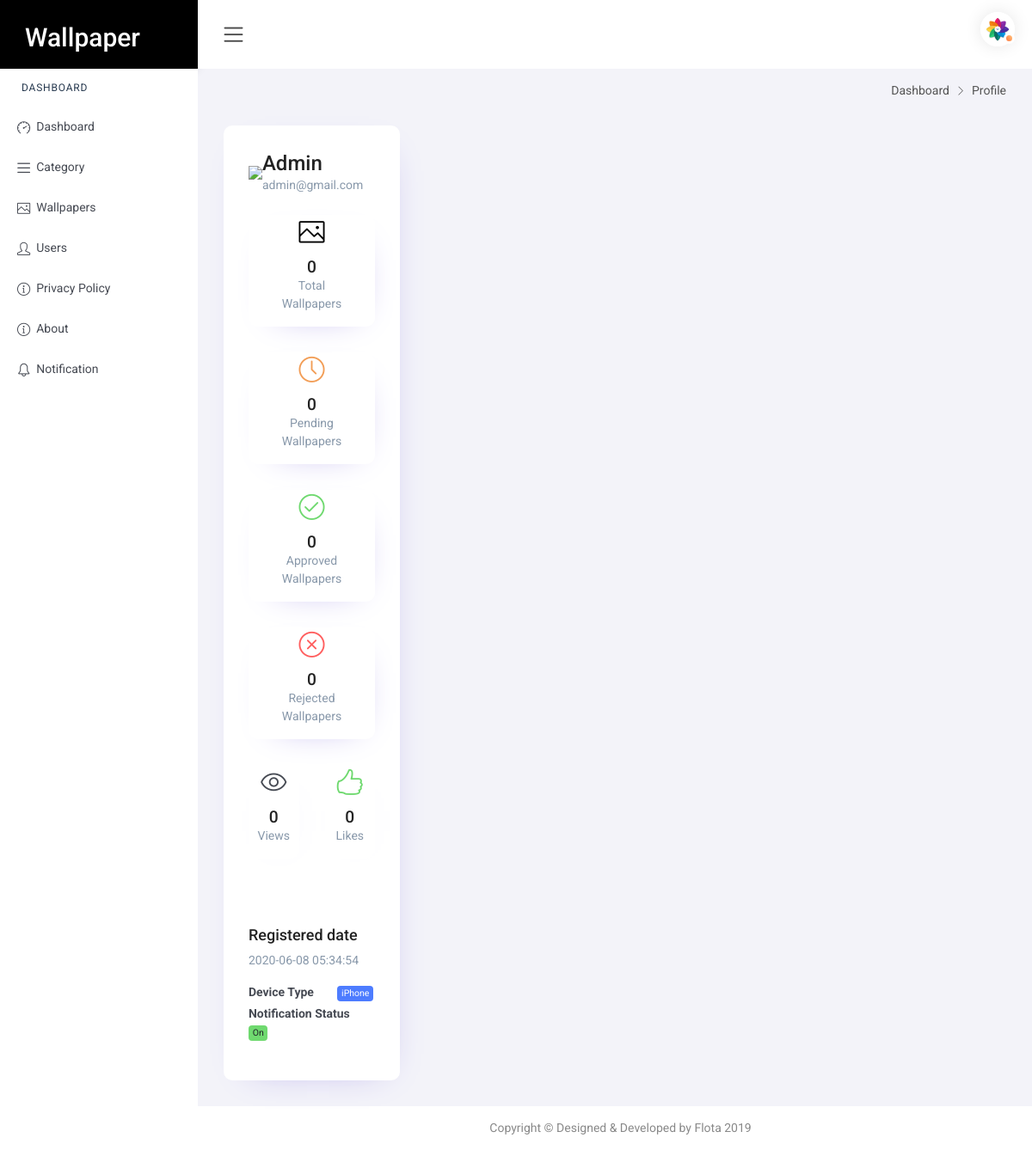
The app's page /profile.php?id=1 (signed in) with its own data.
### tables this page shows
CREATE TABLE `status_users` (
  `id` int(11) NOT NULL,
  `username` varchar(50) NOT NULL,
  `email` varchar(150) NOT NULL,
  `password` varchar(50) NOT NULL,
  `device_type` int(11) NOT NULL COMMENT '1 = Android , 2 = iPhone',
  `device_token` text NOT NULL,
  `role` int(11) NOT NULL,
  `profile_image` varchar(50) NOT NULL,
  `login_token` text NOT NULL,
  `android_key` text NOT NULL,
  `notification_status` int(11) NOT NULL DEFAULT 1 COMMENT '1 = enable , 2 = disable',
  `created_at` timestamp NOT NULL DEFAULT current_timestamp()
);

### profile.php (the view, shortened to what this page needs)
<?php
$database = new Connection();
$db = $database->openConnection();
$stmt = $db->prepare("SELECT * FROM status_users WHERE id='".$_GET['id']."'");
$stmt->execute();
$get_data = $stmt->fetch();
$getWallpapers = $db->prepare("SELECT COUNT(id) AS totalWallpapers FROM status_wallpapers WHERE user_id='".$_GET['id']."'");
$getWallpapers->execute();
$totalWallpapers = $getWallpapers->fetch();
$getPendingWallpapers = $db->prepare("SELECT COUNT(id) AS totalPendingWallpapers FROM status_wallpapers WHERE user_id='".$_GET['id']."' AND status='0'");
$getPendingWallpapers->execute();
$totalPendingWallpapers = $getPendingWallpapers->fetch();
$getApprovalWallpapers = $db->prepare("SELECT COUNT(id) AS totalApprovedWallpapers FROM status_wallpapers WHERE user_id='".$_GET['id']."' AND status='1'");
$getApprovalWallpapers->execute();
$totalApprovedWallpapers = $getApprovalWallpapers->fetch();
$getRejectedWallpapers = $db->prepare("SELECT COUNT(id) AS totalRejectedWallpapers FROM status_wallpapers WHERE user_id='".$_GET['id']."' AND status='2'");
$getRejectedWallpapers->execute();
$totalRejectedWallpapers = $getRejectedWallpapers->fetch();
$getData = $db->prepare("SELECT SUM(likes) AS totalLike,SUM(views) AS totalViews  FROM status_wallpapers WHERE user_id='".$_GET['id']."'");
$getData->execute();
$ttlData = $getData->fetch();
?>
<!DOCTYPE html>
<html lang="en">
<head>
    <link href="css/style.css" rel="stylesheet">
    <link href="plugins/sweetalert/css/sweetalert.css" rel="stylesheet">
</head>
<body>
    <div id="main-wrapper">
        <?php include('inc/header.php'); ?>
        <?php include('inc/sidebar.php'); ?>
        <div class="content-body">
            <div class="row page-titles mx-0">
                <div class="col p-md-0">
                    <ol class="breadcrumb">
                        <li class="breadcrumb-item"><a href="javascript:void(0)">Dashboard</a></li>
                        <li class="breadcrumb-item active"><a href="javascript:void(0)">Profile</a></li>
                    </ol>
                </div>
            </div>
            <div class="container-fluid">
                <div class="row">
                    <div class="col-lg-4 col-xl-3">
                        <div class="card">
                            <div class="card-body">
                                <div class="media align-items-center mb-4">
                                    <?php
                                    if ($get_data['profile_image'] == "") {
                                    ?>
                                        <img src="images/profile/user-avatar.png">
                                    <?php
                                    } else {
                                    ?>
                                        <img class="mr-3" src="images/profile/<?php echo $get_data['profile_image']; ?>" style="border-radius: 50%; width: 80px; height:80px" alt="">
                                    <?php
                                    }
                                    ?>
                                    <div class="media-body">
                                        <h3 class="mb-0"><?php echo $get_data['username']; ?></h3>
                                        <p class="text-muted mb-0"><?php echo $get_data['email']; ?></p>
                                    </div>
                                </div>
                                <div class="row mb-5">
                                    <div class="col">
                                        <div class="card card-profile text-center">
                                            <span class="mb-1 text-primary"><i class="icon-picture"></i></span>
                                            <h3 class="mb-0"><?php echo $totalWallpapers['totalWallpapers']; ?></h3>
                                            <p class="text-muted px-4">Total Wallpapers</p>
                                        </div>
                                    </div>
                                    <div class="col">
                                        <div class="card card-profile text-center">
                                            <span class="mb-1 text-warning"><i class="icon-clock"></i></span>
                                            <h3 class="mb-0"><?php echo $totalPendingWallpapers['totalPendingWallpapers']; ?></h3>
                                            <p class="text-muted px-4">Pending Wallpapers</p>
                                        </div>
                                    </div>
                                    <div class="col">
                                        <div class="card card-profile text-center">
                                            <span class="mb-1 text-success"><i class="icon-check"></i></span>
                                            <h3 class="mb-0"><?php echo $totalApprovedWallpapers['totalApprovedWallpapers']; ?></h3>
                                            <p class="text-muted px-4">Approved Wallpapers</p>
                                        </div>
                                    </div>
                                    <div class="col">
                                        <div class="card card-profile text-center">
                                            <span class="mb-1 text-danger"><i class="icon-close"></i></span>
                                            <h3 class="mb-0"><?php echo $totalRejectedWallpapers['totalRejectedWallpapers']; ?></h3>
                                            <p class="text-muted px-4">Rejected Wallpapers</p>
                                        </div>
                                    </div>
                                    <div class="col">
                                        <div class="card card-profile text-center">
                                            <span class="mb-1 text-dark"><i class="icon-eye"></i></span>
                                            <h3 class="mb-0">
                                                <?php if ($ttlData['totalViews'] == "") {
                                                    echo "0";
                                                } else {
                                                    echo $ttlData['totalViews'];
                                                }
                                                ?>
                                            </h3>
                                            <p class="text-muted">Views</p>
                                        </div>
                                    </div>
                                    <div class="col">
                                        <div class="card card-profile text-center">
                                            <span class="mb-1 text-success"><i class="icon-like"></i></span>
                                            <h3 class="mb-0">
                                                <?php if ($ttlData['totalLike'] == "") {
                                                    echo "0";
                                                } else {
                                                    echo $ttlData['totalLike'];
                                                }
                                                ?>
                                            </h3>
                                            <p class="text-muted">Likes</p>
                                        </div>
                                    </div>
                                </div>
                                <h4>Registered date</h4>
                                <p class="text-muted"><?php echo $get_data['created_at']; ?></p>
                                <ul class="card-profile__info">
                                    <li class="mb-1">
                                        <strong class="text-dark mr-4">Device Type</strong>
                                        <span>
                                            <?php
                                            if ($get_data['device_type'] == "1") {
                                                echo "<span class='badge badge-info'>Android</span>";
                                            } else {
                                                echo "<span class='badge badge-info'>iPhone</span>";
                                            }
                                            ?>
                                        </span>
                                    </li>
                                    <li>
                                        <strong class="text-dark mr-4">Notification Status</strong>
                                        <span>
                                            <?php
                                            if ($get_data['notification_status'] == "1") {
                                                echo "<span class='badge badge-success'>On</span>";
                                            } else {
                                                echo "<span class='badge badge-danger'>Off</span>";
                                            }
                                            ?>
                                        </span>
                                    </li>
                                </ul>
                            </div>
                        </div>
                    </div>
                    <div class="col-lg-8 col-xl-9">
                    </div>
                </div>
            </div>
        </div>
        <?php include('inc/footer.php'); ?>
    </div>
</body>
</html>

### inc/header.php (shortened to what this page needs)
<div class="nav-header">
    <div class="brand-logo">
        <a href="home.php">
            <span class="brand-title">
                <h2 style="color: #fff;">Wallpaper</h2>
            </span>
        </a>
    </div>
</div>
<div class="header">
    <div class="header-content clearfix">
        <div class="nav-control">
            <div class="hamburger">
                <span class="toggle-icon"><i class="icon-menu"></i></span>
            </div>
        </div>
        <div class="header-right">
            <ul class="clearfix">
                <li class="icons dropdown">
                    <div class="user-img c-pointer position-relative"   data-toggle="dropdown">
                        <span class="activity active"></span>
                        <img src="images/logo.png" height="40" width="40" alt="">
                    </div>
                </li>
            </ul>
        </div>
    </div>
</div>

### inc/sidebar.php
<div class="nk-sidebar">
    <div class="nk-nav-scroll">
        <ul class="metismenu" id="menu">
            <li class="nav-label">Dashboard</li>
            <li>
                <a href="home.php" aria-expanded="false">
                    <i class="icon-speedometer menu-icon"></i><span class="nav-text">Dashboard</span>
                </a>
            </li>
            <li>
                <a href="category.php" aria-expanded="false">
                    <i class="icon-menu menu-icon"></i><span class="nav-text">Category</span>
                </a>
            </li>
            <li>
                <a href="wallpapers.php" aria-expanded="false">
                    <i class="icon-picture menu-icon"></i><span class="nav-text">Wallpapers</span>
                </a>
            </li>
            <li>
                <a href="users.php" aria-expanded="false">
                    <i class="icon-user menu-icon"></i><span class="nav-text">Users</span>
                </a>
            </li>
            <li>
                <a href="privacy-policy.php" aria-expanded="false">
                    <i class="icon-info menu-icon"></i><span class="nav-text">Privacy Policy</span>
                </a>
            </li>
            <li>
                <a href="about.php" aria-expanded="false">
                    <i class="icon-info menu-icon"></i><span class="nav-text">About</span>
                </a>
            </li>
            <li>
                <a href="notification.php" aria-expanded="false">
                    <i class="icon-bell menu-icon"></i><span class="nav-text">Notification</span>
                </a>
            </li>
        </ul>
    </div>
</div>

### inc/footer.php
<div class="footer">
    <div class="copyright">
        <p>Copyright &copy; Designed & Developed by Flota 2019</p>
    </div>
</div>

### records on screen
status_users: username "Admin", email "admin@gmail.com", created_at "2020-06-08 05:34:54"

### other values on screen
$totalWallpapers['totalWallpapers'] "0"
$totalPendingWallpapers['totalPendingWallpapers'] "0"
$totalApprovedWallpapers['totalApprovedWallpapers'] "0"
$totalRejectedWallpapers['totalRejectedWallpapers'] "0"
